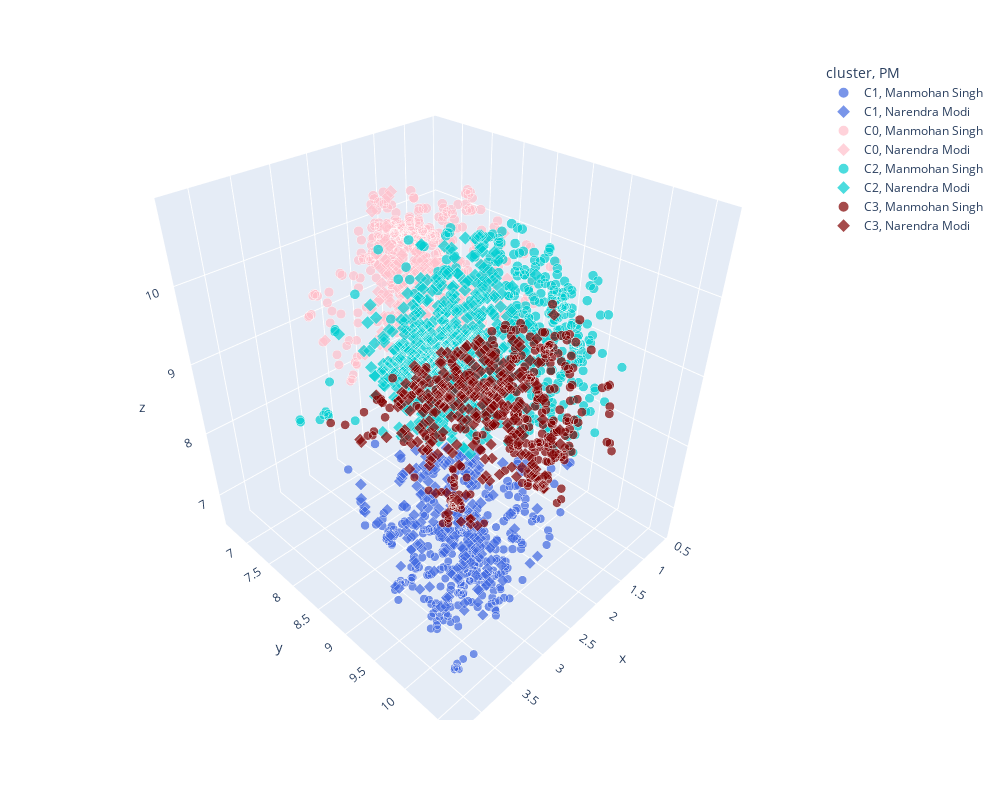

The code cell stored with this chart in its notebook:
### Code cell
# Create a 3D scatter plot using Plotly Express
fig = px.scatter_3d(
    df_dim_date,  # DataFrame containing the data
    x='x',          # Column name for the x-axis values
    y='y',          # Column name for the y-axis values
    z='z',          # Column name for the z-axis values
    color='cluster',     # Column name for assigning colors based on cluster
    hover_data='topic_cleaned',  # Column name for additional information on hover 
    size='z',      # Column name for assigning marker size based on cluster
    size_max=10,         # Maximum size of the markers
    symbol = "PM",
    #color_continuous_scale = ['lavender', 'royalblue', 'darkturquoise', 'maroon', 'black']        

    color_discrete_map = {'C0':'pink', 'C1':'royalblue', 'C2':'darkturquoise', 'C3':'maroon'}          
)

# Customize the layout of the figure
fig.update_layout(
    height=800,  # Set the height of the figure
    width=1000   # Set the width of the figure
)

# Display the plot
fig.show()

# Generate HTML file with the plot
offline.plot(fig, filename='MS_NM_3D_Cluster.html')

### Figure 1 — Plotly figure (JSON) as saved in the notebook; plotly's stock layout.template omitted (floating-point values rounded to 4 significant figures; data arrays with more than 128 entries replaced by an {"elided": "..."} marker saying what was removed)
{"data": [{"customdata": {"elided": "319x1 str values"}, "hovertemplate": "cluster=C1<br>PM=Manmohan Singh<br>x=%{x}<br>y=%{y}<br>z=%{marker.size}<br>topic_cleaned=%{customdata[0]}<extra></extra>", "legendgroup": "C1, Manmohan Singh", "marker": {"color": "royalblue", "size": {"elided": "319 float values"}, "sizemode": "area", "sizeref": 0.1085, "symbol": "circle"}, "mode": "markers", "name": "C1, Manmohan Singh", "scene": "scene", "showlegend": true, "type": "scatter3d", "x": {"elided": "319 float values"}, "y": {"elided": "319 float values"}, "z": {"elided": "319 float values"}}, {"customdata": {"elided": "179 rows, 567 str values in total"}, "hovertemplate": "cluster=C1<br>PM=Narendra Modi<br>x=%{x}<br>y=%{y}<br>z=%{marker.size}<br>topic_cleaned=%{customdata[0]}<extra></extra>", "legendgroup": "C1, Narendra Modi", "marker": {"color": "royalblue", "size": {"elided": "179 float values"}, "sizemode": "area", "sizeref": 0.1085, "symbol": "diamond"}, "mode": "markers", "name": "C1, Narendra Modi", "scene": "scene", "showlegend": true, "type": "scatter3d", "x": {"elided": "179 float values"}, "y": {"elided": "179 float values"}, "z": {"elided": "179 float values"}}, {"customdata": {"elided": "435x1 str values"}, "hovertemplate": "cluster=C0<br>PM=Manmohan Singh<br>x=%{x}<br>y=%{y}<br>z=%{marker.size}<br>topic_cleaned=%{customdata[0]}<extra></extra>", "legendgroup": "C0, Manmohan Singh", "marker": {"color": "pink", "size": {"elided": "435 float values"}, "sizemode": "area", "sizeref": 0.1085, "symbol": "circle"}, "mode": "markers", "name": "C0, Manmohan Singh", "scene": "scene", "showlegend": true, "type": "scatter3d", "x": {"elided": "435 float values"}, "y": {"elided": "435 float values"}, "z": {"elided": "435 float values"}}, {"customdata": {"elided": "145 rows, 501 str values in total"}, "hovertemplate": "cluster=C0<br>PM=Narendra Modi<br>x=%{x}<br>y=%{y}<br>z=%{marker.size}<br>topic_cleaned=%{customdata[0]}<extra></extra>", "legendgroup": "C0, Narendra Modi", "marker": {"color": "pink", "size": {"elided": "145 float values"}, "sizemode": "area", "sizeref": 0.1085, "symbol": "diamond"}, "mode": "markers", "name": "C0, Narendra Modi", "scene": "scene", "showlegend": true, "type": "scatter3d", "x": {"elided": "145 float values"}, "y": {"elided": "145 float values"}, "z": {"elided": "145 float values"}}, {"customdata": {"elided": "315x1 str values"}, "hovertemplate": "cluster=C2<br>PM=Manmohan Singh<br>x=%{x}<br>y=%{y}<br>z=%{marker.size}<br>topic_cleaned=%{customdata[0]}<extra></extra>", "legendgroup": "C2, Manmohan Singh", "marker": {"color": "darkturquoise", "size": {"elided": "315 float values"}, "sizemode": "area", "sizeref": 0.1085, "symbol": "circle"}, "mode": "markers", "name": "C2, Manmohan Singh", "scene": "scene", "showlegend": true, "type": "scatter3d", "x": {"elided": "315 float values"}, "y": {"elided": "315 float values"}, "z": {"elided": "315 float values"}}, {"customdata": {"elided": "603 rows, 2117 str values in total"}, "hovertemplate": "cluster=C2<br>PM=Narendra Modi<br>x=%{x}<br>y=%{y}<br>z=%{marker.size}<br>topic_cleaned=%{customdata[0]}<extra></extra>", "legendgroup": "C2, Narendra Modi", "marker": {"color": "darkturquoise", "size": {"elided": "603 float values"}, "sizemode": "area", "sizeref": 0.1085, "symbol": "diamond"}, "mode": "markers", "name": "C2, Narendra Modi", "scene": "scene", "showlegend": true, "type": "scatter3d", "x": {"elided": "603 float values"}, "y": {"elided": "603 float values"}, "z": {"elided": "603 float values"}}, {"customdata": {"elided": "282x1 str values"}, "hovertemplate": "cluster=C3<br>PM=Manmohan Singh<br>x=%{x}<br>y=%{y}<br>z=%{marker.size}<br>topic_cleaned=%{customdata[0]}<extra></extra>", "legendgroup": "C3, Manmohan Singh", "marker": {"color": "maroon", "size": {"elided": "282 float values"}, "sizemode": "area", "sizeref": 0.1085, "symbol": "circle"}, "mode": "markers", "name": "C3, Manmohan Singh", "scene": "scene", "showlegend": true, "type": "scatter3d", "x": {"elided": "282 float values"}, "y": {"elided": "282 float values"}, "z": {"elided": "282 float values"}}, {"customdata": {"elided": "255 rows, 841 str values in total"}, "hovertemplate": "cluster=C3<br>PM=Narendra Modi<br>x=%{x}<br>y=%{y}<br>z=%{marker.size}<br>topic_cleaned=%{customdata[0]}<extra></extra>", "legendgroup": "C3, Narendra Modi", "marker": {"color": "maroon", "size": {"elided": "255 float values"}, "sizemode": "area", "sizeref": 0.1085, "symbol": "diamond"}, "mode": "markers", "name": "C3, Narendra Modi", "scene": "scene", "showlegend": true, "type": "scatter3d", "x": {"elided": "255 float values"}, "y": {"elided": "255 float values"}, "z": {"elided": "255 float values"}}], "layout": {"height": 800, "legend": {"itemsizing": "constant", "title": {"text": "cluster, PM"}, "tracegroupgap": 0}, "margin": {"t": 60}, "scene": {"domain": {"x": [0, 1], "y": [0, 1]}, "xaxis": {"title": {"text": "x"}}, "yaxis": {"title": {"text": "y"}}, "zaxis": {"title": {"text": "z"}}}, "width": 1000}}
